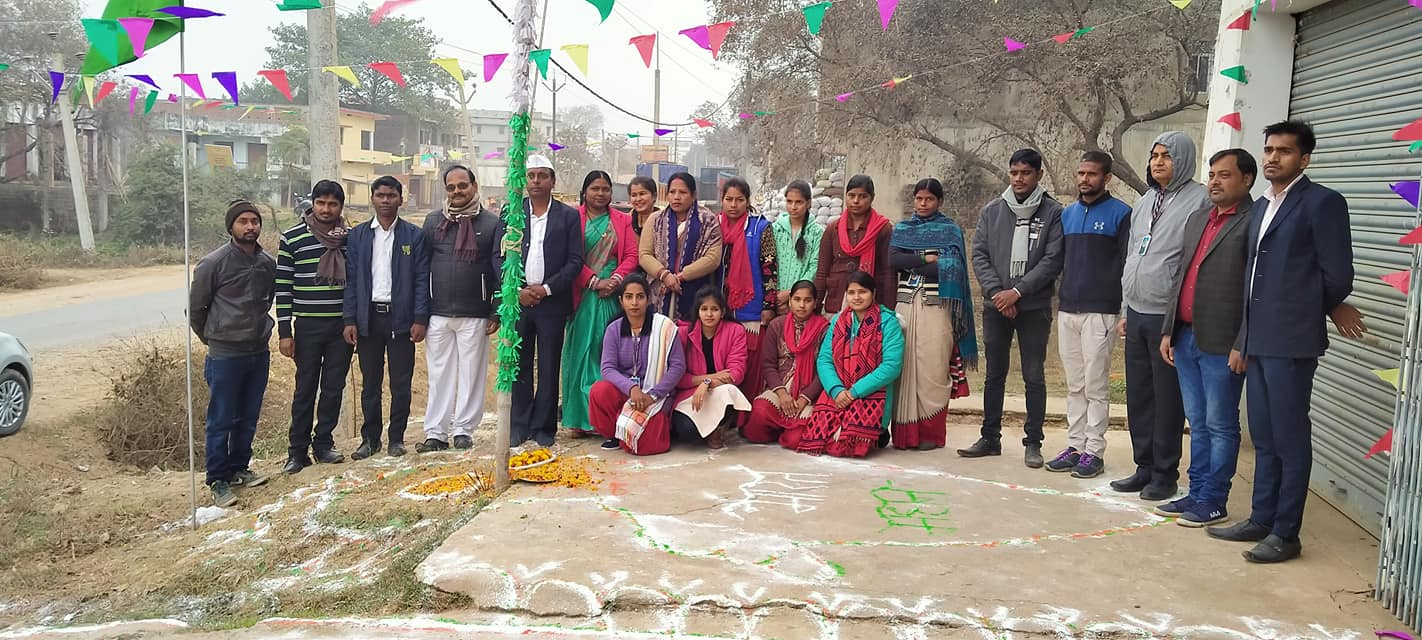
#> input picture Image Processing/Face Extraction from image/Images/abc.jpg, 1422 x 640 px, found by its file name
$ python 'Face extraction from image.py'
#> lines starting #> are read from the running program, lines starting #| are printed output that depends on the picture
import os
import cv2 as cv
import numpy as np


img = cv.imread("E:/Image Processing/Face Extraction from image/Images/abc.jpg")
#> img is the input picture: shape (640, 1422, 3); mean B, G, R 126.9, 136.2, 145.2

classifier = cv.CascadeClassifier("E:\Image Processing\Face Detection\haarcascade_frontalface_default.xml")
faces = classifier.detectMultiScale(img, 1.1, 5)
#> faces = 22 rows, first 6: [1144, 144, 31, 31], [1201, 162, 32, 32], [441, 175, 32, 32], [663, 182, 29, 29], [625, 184, 27, 27], [370, 184, 30, 30]


def save(frame, folder_name):
    name_img = len(os.listdir(folder_name)) + 1
    name_img = folder_name + "/IMG_" + str(name_img) + '.png'
    cv.imwrite(name_img, frame)
    print(name_img ,'is exported')


for (x,y,w,h) in faces:

    face = img[y:y+h, x:x+w]
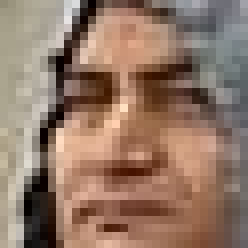
#> face: shape (31, 31, 3) (shown 8 times larger); mean B, G, R 102.7, 119.2, 146.1
    cv.imshow('Face'   , face)


    if cv.waitKey(0) == 13:         # Save the Image | 13  = Enter Key
#> (key Esc is pressed here)
        save(face, 'People')

    elif cv.waitKey(0) == 127:      # Skip the Image | 127 = Delete Key
#> (key Esc is pressed here)
#> (the run stopped early here; a loop or call above may not have finished)
